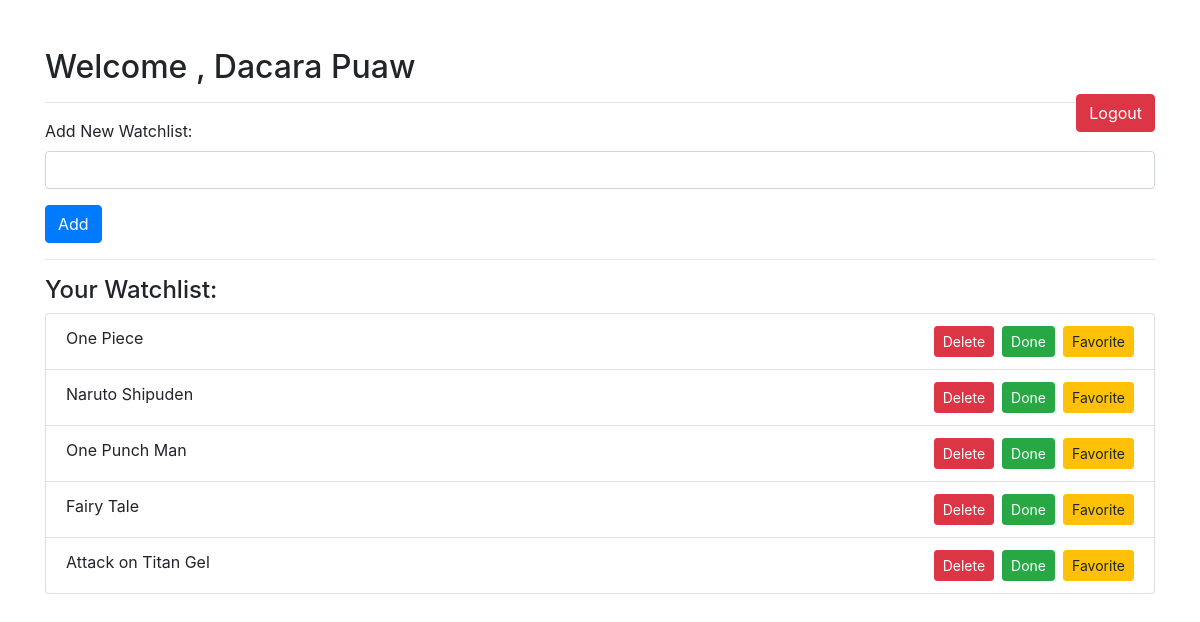
The app's page /dashboard (signed in) with its own data.
### tables this page shows
CREATE TABLE user_data (
                    id INTEGER PRIMARY KEY AUTOINCREMENT,
                    user_id INTEGER NOT NULL,
                    data TEXT NOT NULL,
                    favorite BOOLEAN DEFAULT 0,
                    done BOOLEAN DEFAULT 0,
                    FOREIGN KEY (user_id) REFERENCES users (id)
                );

### app.py (the view)
@app.route('/dashboard')
def dashboard():
    if 'user_id' not in session or session['username'] == 'ADMIN123':
        return redirect(url_for('index'))
    user_data = query_db("SELECT * FROM user_data WHERE user_id = ?", (session['user_id'],))
    return render_template('dashboard.html', user_data=user_data)

### app.py (called while the page is built)
def query_db(query, args=(), one=False):
    conn = sqlite3.connect('app.db')
    c = conn.cursor()
    c.execute(query, args)
    rv = c.fetchall()
    conn.commit()
    conn.close()
    return (rv[0] if rv else None) if one else rv

### templates/dashboard.html (shortened to what this page needs)
<!DOCTYPE html>
<html lang="en">
<head>
  <link rel="stylesheet" href="https://cdn.jsdelivr.net/npm/bootstrap@4.6.2/dist/css/bootstrap.min.css">
</head>
<body>
<div class="container mt-5">
  <h2>Welcome , {{ session['username'] }} Puaw </h2>
  <a href="/logout" class="btn btn-danger float-right">Logout</a>
  <hr>
  <form action="/add_data" method="POST">
    <div class="form-group">
      <label for="data">Add New Watchlist:</label>
      <input type="text" class="form-control" id="data" name="data" required>
    </div>
    <button type="submit" class="btn btn-primary">Add</button>
  </form>
  <hr>
  <h4>Your Watchlist:</h4>
  <ul class="list-group">
    {% for item in user_data %}
    <li class="list-group-item">
      {{ item[2] }}
      <a href="/toggle/{{ item[0] }}/favorite" class="btn btn-warning btn-sm float-right ml-2">{{ 'Unfavorite' if item[3] else 'Favorite' }}</a>
      <a href="/toggle/{{ item[0] }}/done" class="btn btn-success btn-sm float-right ml-2">{{ 'Undone' if item[4] else 'Done' }}</a>
      <a href="/delete_item/{{ item[0] }}" class="btn btn-danger btn-sm float-right ml-2">Delete</a>
    </li>
    {% endfor %}
  </ul>
</div>
</body>
</html>

### records on screen
user_data: data "One Piece", favorite "Favorite", done "Done"
user_data: data "Naruto Shipuden", favorite "Favorite", done "Done"
user_data: data "One Punch Man", favorite "Favorite", done "Done"
user_data: data "Fairy Tale", favorite "Favorite", done "Done"
user_data: data "Attack on Titan Gel", favorite "Favorite", done "Done"

### other values on screen
{{ session['username'] }} "Dacara"
